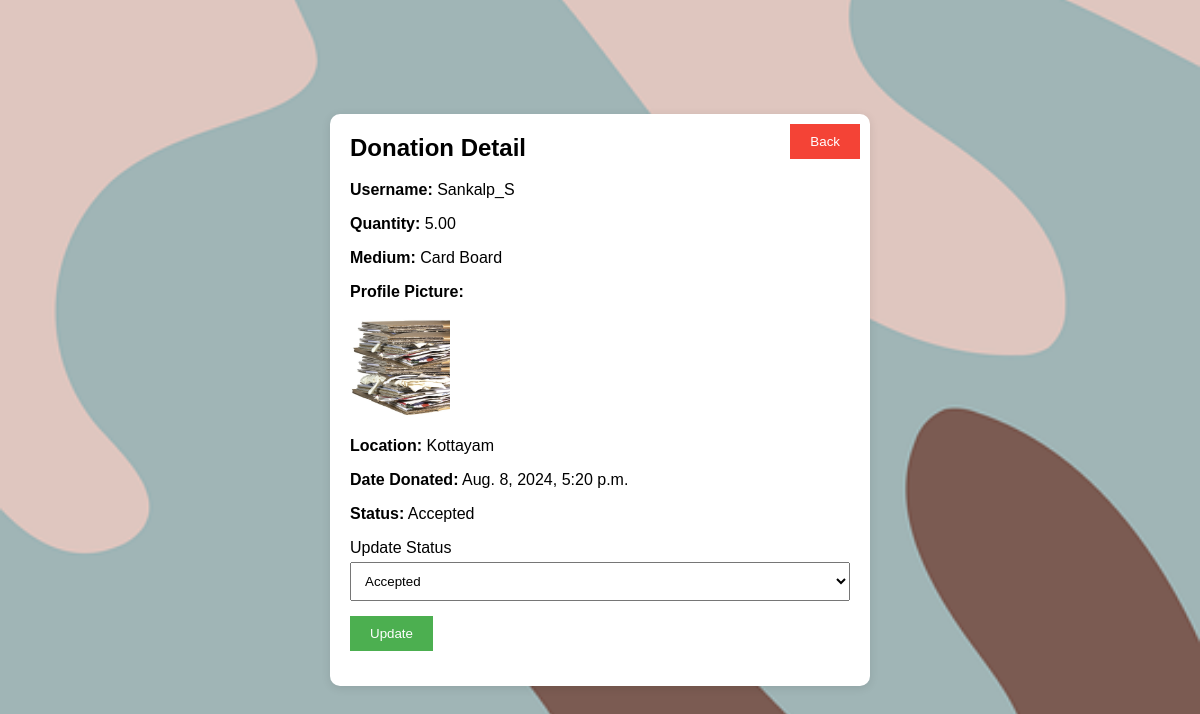
Before: /adminclick/donations/9/ (signed in) with the older database file.
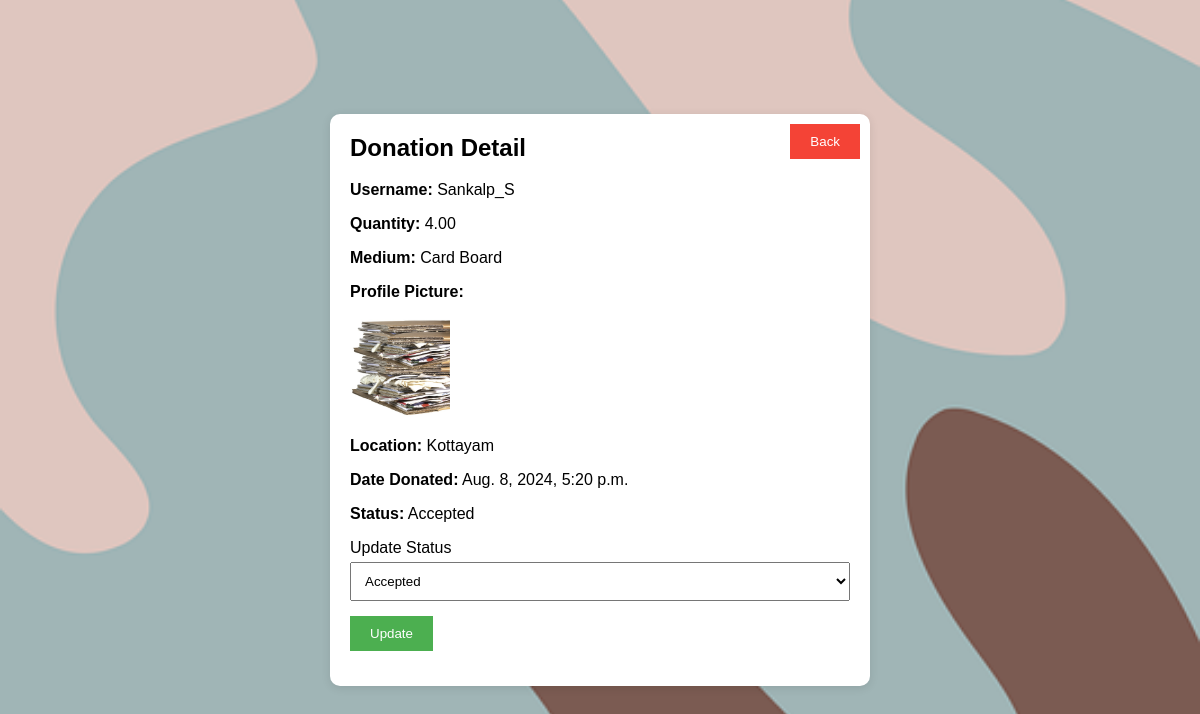
After: the same page with the newer database file.
### donors/models.py (models this page shows, shortened)
class Donation(models.Model):
    donor = models.ForeignKey(Donors, on_delete=models.CASCADE)
    medium_of_waste = models.ForeignKey(MediumOfWaste, on_delete=models.CASCADE)
    quantity = models.DecimalField(max_digits=10, decimal_places=2)
    location = models.CharField(max_length=255)
    date_donated = models.DateTimeField(auto_now_add=True)
    image=models.ImageField(upload_to='picture/donor',null=True)
    STATUS_CHOICES = [
        ('pending','Pending'),
        ('accepted','Accepted'),
        ('rejected','Rejected'),
    ]
    status = models.CharField(max_length=10, choices=STATUS_CHOICES, default='pending')

### accounts/models.py (models this page shows, shortened)
class Donors(models.Model):
    user = models.OneToOneField(User, on_delete = models.CASCADE)
    phone = models.IntegerField(default=99999999)
    profile_pic = models.ImageField(upload_to= 'picture/donor', null=True,default='picture/donor/hi.jpg')

### adminclick/models.py (models this page shows, shortened)
class MediumOfWaste(models.Model):
    name = models.CharField(max_length=255)
    description = models.TextField(blank=True, null=True)
    rate=models.DecimalField(max_digits=10,decimal_places=2,default=0.00)

### adminclick/views.py (the view, shortened to what this page needs)
# urls.py: path('donations/<int:pk>/', views.donation_detail, name='donation_detail'),
@login_required
@never_cache
def donation_detail(request, pk):
    donation = get_object_or_404(Donation, pk=pk)
    return render(request, 'admin/donation_detail.html', {'donation': donation})

### template/admin/donation_detail.html (shortened to what this page needs)
<!DOCTYPE html>
{% load static %}
<html>
<head>
</head>
<body>
    <div class="popup" id="donationDetailPopup">
        <button class="back-button" onclick="window.history.back()">Back</button>
        <h2>Donation Detail</h2>
        <p><strong>Username:</strong> {{ donation.donor.user.username }}</p>
        <p><strong>Quantity:</strong> {{ donation.quantity }}</p>
        <p><strong>Medium:</strong> {{ donation.medium_of_waste.name }}</p>
        <p><strong>Profile Picture:</strong></p>
        {% if donation.donor.profile_pic %}
            <img src="{{ donation.image.url }}" alt="Profile Picture" width="100" height="100">
        {% else %}
            No picture
        {% endif %}
        <p><strong>Location:</strong> {{ donation.location }}</p>
        <p><strong>Date Donated:</strong> {{ donation.date_donated }}</p>
        <p><strong>Status:</strong> {{ donation.get_status_display }}</p>
        <form method="post">
            <div class="form-group">
                <label for="status">Update Status</label>
                <select id="status" name="status">
                    {% for key, value in donation.STATUS_CHOICES %}
                        <option value="{{ key }}" {% if donation.status == key %}selected{% endif %}>{{ value }}</option>
                    {% endfor %}
                </select>
            </div>
            <div class="form-group">
                <button type="submit">Update</button>
            </div>
        </form>
    </div>
</body>
</html>

Changed rows visible on the page:
changed Donation "Kottayam": quantity "5.00" → "4.00"
